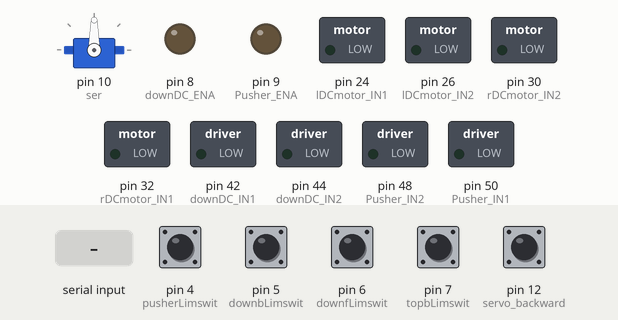
Recording of a sketch running on a simulated Arduino Mega 2560, built with avr-gcc and run on an emulated ATmega2560. On the bench: servo, switched loads named in the sketch (green lamp = pin HIGH), output pins drawn as LEDs (lit = HIGH). The inputs (shaded band) are chosen by the test bench; at power-on: pin 4 (pusherLimswit), pin 5 (downbLimswit), pin 6 (downfLimswit), pin 7 (topbLimswit), pin 12 (servo_backward) HIGH. Pins used as bus, display or sensor lines are not drawn; what the sketch prints to the serial monitor is not drawn.

Above: at 1.2 s.
1.3 s: "0" received over Serial
At 3.2 s:
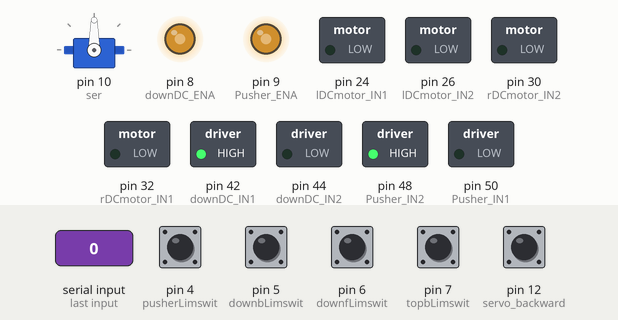
3.8 s: pin 4 (pusherLimswit) pulled LOW for 1 s
At 4.6 s:
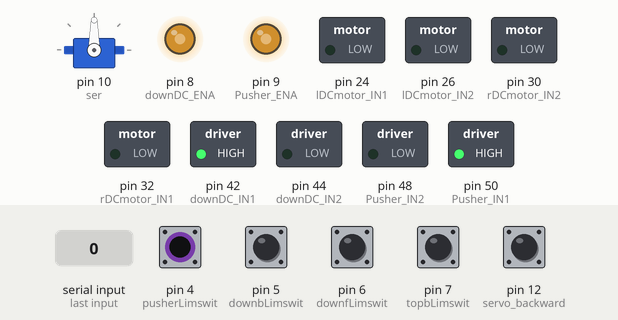
6.3 s: pin 6 (downfLimswit) pulled LOW for 1 s
At 6.9 s:
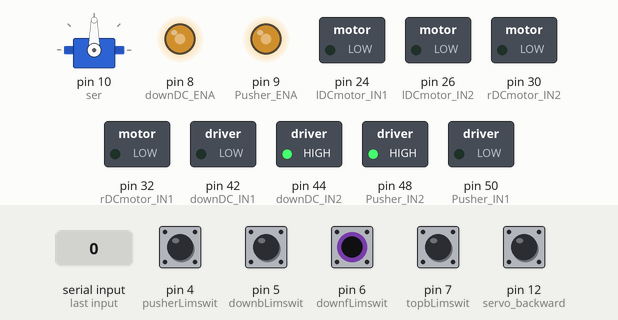
8.8 s: "1" received over Serial
At 10.1 s:
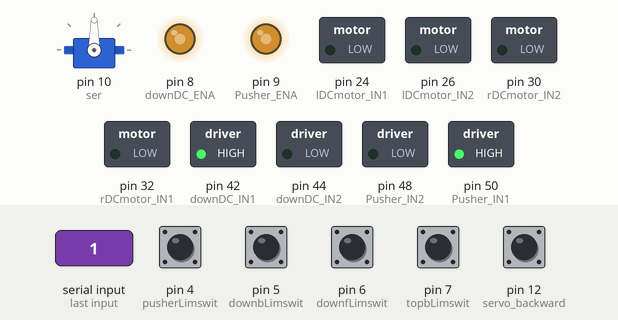
11.8 s: "8" received over Serial
At 13.6 s:
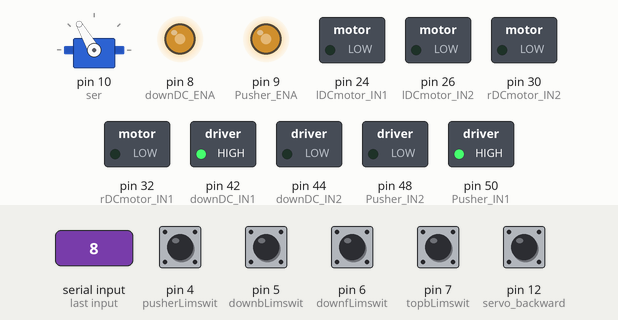
14.8 s: pin 6 (downfLimswit) pulled LOW for 3.2 s
At 22.2 s:
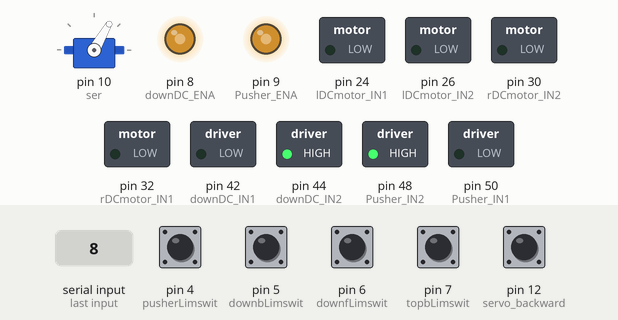
Timing chart, 0 to 24.5 s (numbered marks = the images above; inputs shaded):
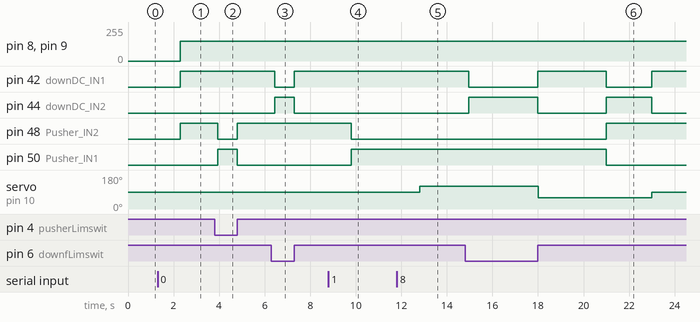

The sketch:

arduino_motor_hometest.ino
```cpp
/* This will be stored in the arduino board ,and receive the msg sended from the python server */
#include<Servo.h>

// topStepper
const byte topStepper_CLK = 38; // step
const byte topStepper_CW  = 36; // direction

//downDC
const byte downDC_IN2 = 44;
const byte downDC_IN1 = 42;
const byte downDC_ENA = 8;

// Pusher
const byte Pusher_ENA = 9;
const byte Pusher_IN1 = 50;
const byte Pusher_IN2 = 48;

// rDCmotor 右馬達,  lDCmotor 左馬達 => flywheel
const byte rDCmotor_IN1 = 32; //speed
const byte rDCmotor_IN2 = 30; //direction
const byte lDCmotor_IN1 = 24; //speed
const byte lDCmotor_IN2 = 26; //direction

//test servo and test limswitch
Servo ser;
int ser_status;
boolean ser_arrive = 0;
int ser_stage = 0;

// 限位開關 都接NO (觸發時為0)
const byte topbLimswit = 7; //上後
const byte downbLimswit = 5; //下後
const byte downfLimswit = 6; //下前
const byte pusherLimswit = 4; //推桿

String message;
int topStepper_status;
int downDC_status;
int Pusher_status;
int flywheel_status;
int times = 0;

// to check the position of topStepper , downDC and pusher
boolean topStepper_arrive_back = 0;
boolean downDC_arrive_back = 0;
boolean downDC_arrive_front = 0;
boolean pusher_arrive_down = 0;

// to check the task being performed
int zero_stage = 0;
int first_stage = 0;
int second_stage = 0;
int third_stage = 0;
int forth_stage = 0;

//timmer
unsigned long start_time;

//pinMode setup
void setup()
{
    Serial.begin(57600);
    pinMode(topStepper_CLK, OUTPUT);
    pinMode(topStepper_CW,  OUTPUT);
    pinMode(downDC_IN1, OUTPUT);
    pinMode(downDC_IN2, OUTPUT);
    pinMode(downDC_ENA, OUTPUT);
    pinMode(Pusher_ENA, OUTPUT);
    pinMode(Pusher_IN1, OUTPUT);
    pinMode(Pusher_IN2, OUTPUT);
    pinMode(rDCmotor_IN1, OUTPUT);
    pinMode(rDCmotor_IN2, OUTPUT);
    pinMode(lDCmotor_IN1, OUTPUT);
    pinMode(lDCmotor_IN2, OUTPUT);
    pinMode(topbLimswit, INPUT_PULLUP);
    pinMode(downfLimswit, INPUT_PULLUP);
    pinMode(downbLimswit, INPUT_PULLUP);
    pinMode(pusherLimswit, INPUT_PULLUP);

    pinMode(12, INPUT_PULLUP);
    ser.attach(10);
}
/* Programs about the motion of the test servo */
void servo_stop()
{
    ser.write(90);
}

void servo_forward()
{
    // forward
    ser.write(120);
}

void servo_backward(int& status)
{
    if (digitalRead(12) == 1)
    {
        // backward
        ser.write(60);
    }
    else if (digitalRead(12) == 0)
    {
        delay(150);
        while(digitalRead(12) == 0)
        {
            // forward
            ser.write(120);
        }
        status = 1;
        ser_arrive = 1;
    }
}
void servo_task(int& status)
{
    if (status == 1) //stop
    {
        servo_stop();
    }
    else if (status == 2) //出
    {
        ser_arrive = 0;
        servo_forward();
    }
    else if (status == 3) //進
    {
        ser_arrive = 0;
        servo_backward(status);
    }
}
/* Programs about the motions of Stepper */
void StepperGo(const byte CW,const byte CLK,int Dir)
{
    digitalWrite(CW, Dir);
    digitalWrite(CLK, HIGH);
    delayMicroseconds(450);
    digitalWrite(CLK, LOW);
    delayMicroseconds(450);
}

/* Programs about the motions of top Stepper */
void topStepper_forward()
{
    // forward
    StepperGo(topStepper_CW,topStepper_CLK,0);
}

void topStepper_backward(int& status)
{
    if (digitalRead(topbLimswit) == 1)
    {
        // backward
        StepperGo(topStepper_CW,topStepper_CLK,1);
    }
    else if (digitalRead(topbLimswit) == 0)
    {
        delay(150);
        while(digitalRead(topbLimswit) == 0)
        {
            // forward
            StepperGo(topStepper_CW,topStepper_CLK,0);
        }
        status = 1;
        topStepper_arrive_back = 1;
    }
}

void topStepper_task(int &status)
{
    if (status == 1){;} //stop
    else if (status == 2) //出
    {
        topStepper_arrive_back = 0;
        topStepper_forward();
    }
    else if (status == 3) //進
    {
        topStepper_arrive_back = 0;
        topStepper_backward(status);
    }
}

/* Programs about the motions of down Stepper */

void downDC_forward(int& status)
{
    if(digitalRead(downfLimswit) == 1)
    {
        //forward
        digitalWrite(downDC_IN1, HIGH);
        digitalWrite(downDC_IN2, LOW);
        analogWrite(downDC_ENA, 150);
    }
    else if (digitalRead(downfLimswit) == 0)
    {
        delay(150);
        while(digitalRead(downfLimswit) == 0)
        {
            //backward
            digitalWrite(downDC_IN1, LOW);
            digitalWrite(downDC_IN2, HIGH);
            analogWrite(downDC_ENA, 150);
        }
        status = 1;
        downDC_arrive_front = 1;
    }
}

void downDC_backward(int& status)
{
    if(digitalRead(downbLimswit) == 1)
    {
        //backward
        digitalWrite(downDC_IN1, LOW);
        digitalWrite(downDC_IN2, HIGH);
        analogWrite(downDC_ENA, 150);
    }
    else if (digitalRead(downbLimswit) == 0)
    {
        delay(150);
        while(digitalRead(downbLimswit) == 0)
        {
            //forward
            digitalWrite(downDC_IN1, HIGH);
            digitalWrite(downDC_IN2, LOW);
            analogWrite(downDC_ENA, 150);
        }
        status = 1;
        downDC_arrive_back = 1;
    }
}

void downDC_task(int& status)
{
    if (status == 1)
    {
        //stop
        digitalWrite(downDC_IN1, LOW);
        digitalWrite(downDC_IN2, LOW);
        analogWrite(downDC_ENA, 0);
    }
    else if (status == 2) // forward
    {
        downDC_arrive_back = 0;
        downDC_arrive_front = 0;
        downDC_forward(status);
    }
    else if (status == 3) // backward
    {
        downDC_arrive_back = 0;
        downDC_arrive_front = 0;
        downDC_backward(status);
    }
}

/* Programs about the motions of flywheel */
#define speedIn 200
#define speedOut 200
void flywheel_task(int status) //flywheel
{
    if (status == 1) // stop
    {
        digitalWrite(rDCmotor_IN1, 0);
        digitalWrite(rDCmotor_IN2, LOW);
        digitalWrite(lDCmotor_IN1, 0);
        digitalWrite(lDCmotor_IN2, LOW);
    }
    else if (status == 2) // 噴
    {
        digitalWrite(rDCmotor_IN1, speedOut);
        digitalWrite(rDCmotor_IN2, LOW);
        digitalWrite(lDCmotor_IN1, speedOut);
        digitalWrite(lDCmotor_IN2, HIGH);
    }
    else if (status == 3) // 吸
    {
        digitalWrite(rDCmotor_IN1, speedIn);
        digitalWrite(rDCmotor_IN2, HIGH);
        digitalWrite(lDCmotor_IN1, speedIn);
        digitalWrite(lDCmotor_IN2, LOW);
    }
}

/* Programs about the motions of Pusher */
void PusherUp()
{
    digitalWrite(Pusher_IN1, HIGH);
    digitalWrite(Pusher_IN2, LOW);
    analogWrite(Pusher_ENA, 150);
}

void PusherDown(int& status)
{
    if(digitalRead(pusherLimswit) == 1)
    {
        digitalWrite(Pusher_IN1, LOW);
        digitalWrite(Pusher_IN2, HIGH);
        analogWrite(Pusher_ENA, 150);
    }
    else if(digitalRead(pusherLimswit) == 0)
    {
        delay(150);
        while(digitalRead(pusherLimswit) == 0)
        {
            PusherUp();
        }
        status = 1; //stop
        pusher_arrive_down = 1;
    }
}

void PusherStop()
{
    digitalWrite(Pusher_IN1, LOW);
    digitalWrite(Pusher_IN2, LOW);
    analogWrite(Pusher_ENA, 0);
}

void Pusher_task(int& status)
{
    if (status == 1) // stop
    {
        PusherStop();
    }
    else if (status == 2) //縮短
    {
        pusher_arrive_down = 0;
        PusherDown(status);
    }
    else if (status == 3) //伸長
    {
        pusher_arrive_down = 0;
        PusherUp();
    }
}

/* Programs about the task */
void test_motion(int& status)
{
    if(status == 1)
    {
        ser_status = 2;
        if(millis() - start_time >= 3000)
        {
            status = 2;
            start_time = millis();
        }
    }
    else if (status == 2)
    {
        ser_status = 3;
        if(millis() - start_time >= 5000)
        {
            ser_status = 1;
            status = 0;
            Serial.println(message);
        }
    }
}

void standard_position(int& status)
{
    if(status == 1)
    {
        Pusher_status = 2;
        topStepper_status = 3;
        downDC_status = 2;
    }
    else if(status == 1 and topStepper_arrive_back == 1 and downDC_arrive_front == 1 and pusher_arrive_down == 1)
    {
        status = 0;
        Serial.println(message);
    }
}

void takeBall_first(int& status)
{
    if(status == 1) //pusher抬高三秒
    {
        Pusher_status = 3;
        if(millis() - start_time >= 3000)
        {
            status = 2;
        }
    }
    else if (status == 2) //downDC後退到底
    {
        downDC_status = 3;
        //再兩秒pusher停
        if(millis() - start_time >= 5000)
        {
            Pusher_status = 1;
            status = 3;
        }
    }
    else if(status == 3 )
    {
        if(downDC_arrive_back == 1)
        {
            status = 4;
        }
    }
    else if (status == 4) //pusher縮到底
    {
        Pusher_status = 2; //縮短
        if(pusher_arrive_down == 1)
        {
            status = 5;
            delay(1000); //等一秒 此時沒有馬達再動 直接用delay
            start_time = millis();
        }
    }
    else if(status == 5)
    {
        Pusher_status = 3; //抬高
        if(millis() - start_time >= 5000)
        {
            Pusher_status = 1;
            status = 0;
            Serial.println(message);
        }
    }
}

void takeBall_rest(int& status)
{
    if(status == 1)
    {
        Pusher_status = 2; //縮短
        if(pusher_arrive_down == 1)
        {
            status = 2;
            delay(1000); //等一秒 此時沒有馬達再動 直接用delay
            start_time = millis();
        }
    }
    else if(status == 2)
    {
        Pusher_status = 3; //抬高
        if(millis() - start_time >= 5000)
        {
            Pusher_status = 1;
            status = 0;
            Serial.println(message);
            if(times == 3) {times = 0;}
        }
    }
}

void takeBall(int time) //取球
{
  if(time == 1 and first_stage != 0)
  {
    takeBall_first(first_stage);
  }
  else if((time == 2 or time ==3) and first_stage != 0)
  {
    takeBall_rest(first_stage);
  }
}

/* Programs about processing the msg sended from the python_server */

void task(String message)
{
    char motor_type = message[0];
    char motor_status = message[1];
    switch (motor_type)
    {
        case '2': //上
            topStepper_status = int(motor_status - '0');
            break;
        case '3': //下
            downDC_status = int(motor_status - '0');
            break;
        case '4': //推桿
            Pusher_status = int(motor_status - '0');
            break;
        case '5': //飛輪
            flywheel_status = int(motor_status - '0');
            break;
        case '0': //standard position
            zero_stage = 1;
            break;
        case '1': //take basketballs
            times++;
            first_stage = 1;
            start_time = millis();
            break;
        case '7': //test servo
            ser_status = int(motor_status - '0');
            break;
        case '8': //test motion
            ser_stage = 1;
            start_time = millis();
        // case '2':
        //     throwing_basketball();
        // case '3':
        //     taking_bowling();
        // case '4':
        //     relasing_bowling();
    }
}

void action()
{
    test_motion(ser_stage);
    standard_position(zero_stage);
    takeBall(times);
}

void motorMove()
{
    topStepper_task(topStepper_status);
    downDC_task(downDC_status);
    Pusher_task(Pusher_status);
    flywheel_task(flywheel_status);
    servo_task(ser_status);
}

void loop()
{
    if (Serial.available() > 0)
    {
        message = Serial.readString();
        task(message);
    }
    action();
    motorMove();
}
```

Measured:
- after the input at 1.3 s, pin 8 (downDC_ENA), pin 9 (Pusher_ENA): 0/255 → 150/255 after 1.0 s; pin 42 (downDC_IN1), pin 48 (Pusher_IN2): LOW → HIGH after 1.0 s
- after the input at 3.8 s, pin 48 (Pusher_IN2): HIGH → LOW after 0.15 s, → HIGH 0.85 s later; pin 50 (Pusher_IN1): LOW → HIGH after 0.15 s, → LOW 0.85 s later
- after the input at 6.3 s, pin 42 (downDC_IN1): HIGH → LOW after 0.15 s, → HIGH 0.85 s later; pin 44 (downDC_IN2): LOW → HIGH after 0.15 s, → LOW 0.85 s later
- after the input at 8.8 s, pin 48 (Pusher_IN2): HIGH → LOW after 1.0 s; pin 50 (Pusher_IN1): LOW → HIGH after 1.0 s
- after the input at 11.8 s, pin 42 (downDC_IN1), pin 50 (Pusher_IN1): stays HIGH (without the input it goes to LOW after 1.0 s); pin 44 (downDC_IN2), pin 48 (Pusher_IN2): stays LOW (without the input it goes to HIGH after 1.0 s); servo on pin 10 (ser): 90° → 120° after 1.0 s
- after the input at 14.8 s, pin 48 (Pusher_IN2): LOW → HIGH after 6.2 s instead of 4.0 s; pin 50 (Pusher_IN1): HIGH → LOW after 6.2 s instead of 4.0 s
